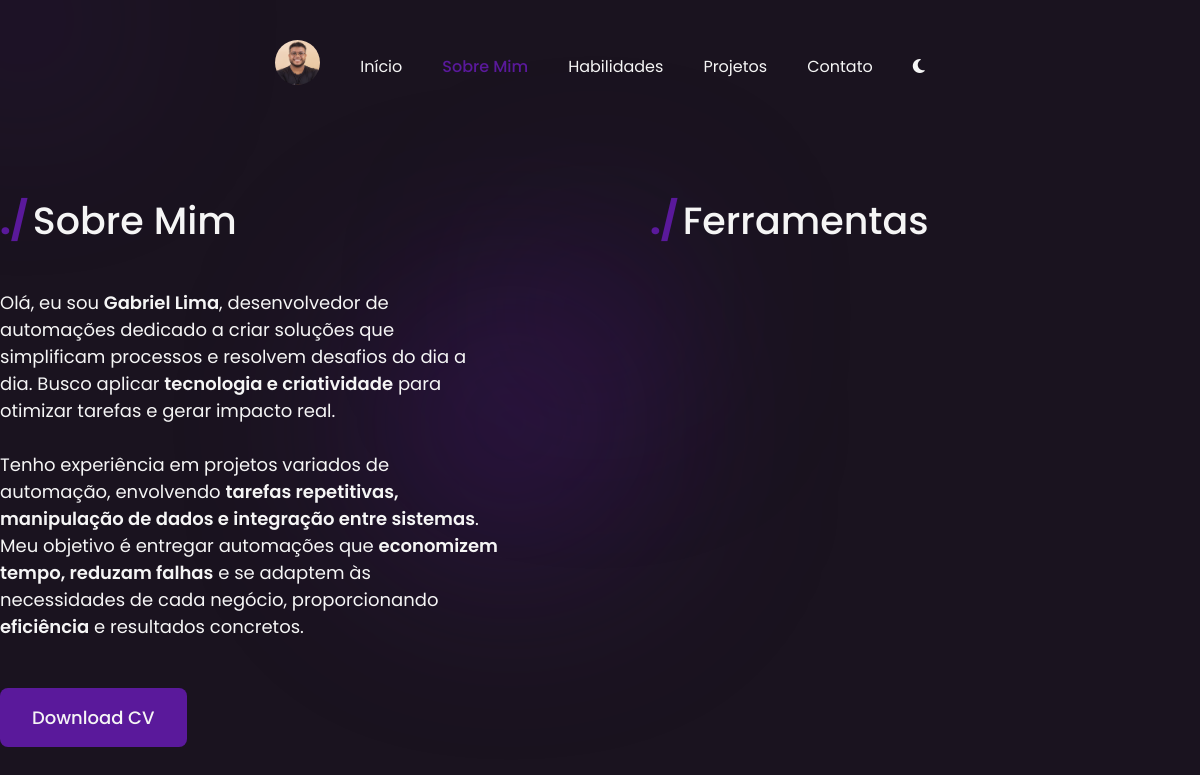
Page /about/ on the earlier database version.
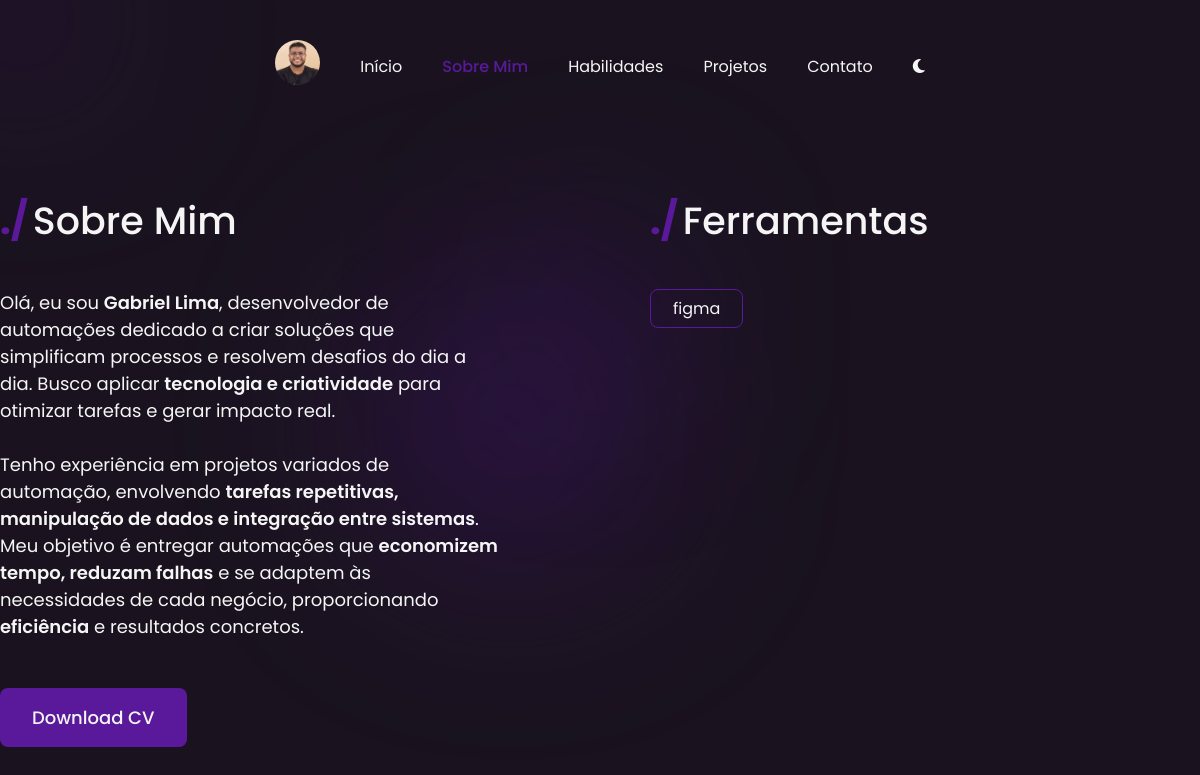
Same page on the later database version.
### apps/about/models.py (models this page shows, shortened)
class Tools(models.Model):
    name = models.CharField(max_length=80)
    order = models.IntegerField(blank=True, null=True)

### apps/about/views.py (the view)
# urls.py: path('', views.about, name='about'),
def about(request):
    tools = Tools.objects.all().order_by('order')
    return render(request, 'about/about.html', {'tools': tools})

### apps/about/templates/about/about.html
{% extends "components/base.html" %}
{% load static %}
{% block body_class %}about{% endblock %}
{% block content %}
<div class="container">
    <div class="about-content">
        <div class="about-me">
            {% include "components/title.html" with title="Sobre Mim" %}
            <p>
                <span class="desc">
                    Olá, eu sou <span class="highlight">Gabriel Lima</span>,
                    desenvolvedor de automações dedicado a criar soluções que simplificam processos e resolvem desafios do dia a dia. Busco aplicar <span class="highlight">tecnologia e criatividade</span> para otimizar tarefas e gerar impacto real.
                </span>
                <br><br>
                <span class="desc">
                    Tenho experiência em projetos variados de automação, envolvendo
                    <span class="highlight">tarefas repetitivas, manipulação de dados e integração entre
                        sistemas</span>. Meu objetivo é entregar automações que
                    <span class="highlight">economizem tempo, reduzam falhas</span> e se adaptem às necessidades de cada
                    negócio, proporcionando <span class="highlight">eficiência</span> e resultados concretos.
                </span>
            </p>
            <a href="{% static 'docs/GabrielLima-Curriculo.pdf' %}" download class="button">
                Download CV
            </a>
        </div>
        <div class="tools">
            {% include "components/title.html" with title="Ferramentas" %}
            {% for tool in tools %}
            <span class="tools-tags">{{ tool.name }}</span>
            {% endfor %}
        </div>
    </div>
</div>
{% endblock %}

Differences in the rows shown:
added Tools: name "figma"
